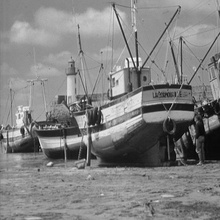
%> input picture 5_Kernel_convolution/boat.jpg, 220 x 220 px, shrunk from 512 x 512 before the run
$ octave usando_conv_2D.m   (GNU Octave 9; MATLAB toolbox functions it lacks are replaced by stand-ins)
%> lines starting %> are read from the running program, lines starting %| are printed output that depends on the picture
%> further down, A is the input picture: size 220x220 uint8; min 0, max 254, mean 129.7
### 5_Kernel_convolution/convolucion_2D.m
function matriz_convolucion = convolucion_2D(A,B)
%> called with B = [1 2 1; 0 0 0; -1 -2 -1]
  [m, n] = size(A);
%> m = 220; n = 220
  [p, q] = size(B);
  columnas = m+p-1;
%> columnas = 222
  filas = n+q-1;
%> filas = 222
  C = zeros(filas, columnas);

  for i=1:filas
    for j=1:columnas

      val_ini_s_1 = max(1, i-p+1);
      val_fin_s_1 = min(i, m);

      for r=val_ini_s_1:val_fin_s_1

        val_ini_s_2 = max(1, j-q+1);
        val_fin_s_2 = min(j, n);

        for s=val_ini_s_2:val_fin_s_2
          C(i,j) += A(r,s)*B(i-r+1, j-s+1);

        endfor


      endfor

    endfor
  endfor
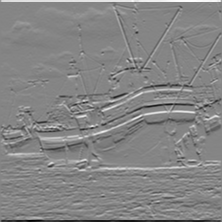
%> C: size 222x222 double; min -3.09, max 2.83, mean 1.15e-17; drawn with min black and max white
  matriz_convolucion = C;
endfunction

### 5_Kernel_convolution/usando_conv_2D.m
clc; clear;
pkg load image
%A = [1 0 1; 4 3 1; -1 0 2; 3 0 -1];
%B = [1 -1 2 3; -4 0 1 5; 3 2 -1 0];
A = imread('boat.jpg');
A = im2double(A);
B =[1 2 1; 0 0 0;-1 -2 -1];

tic
C = convolucion_2D(A,B);
t1=toc

tic
C2 = conv2(A,B);
t2 = toc


subplot(1,2,1)
C = im2uint8(C);
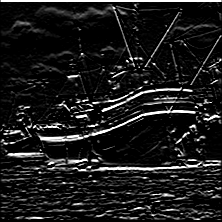
%> C: size 222x222 uint8; min 0, max 255, mean 27.5
imshow(C)
title("Convoluci髇 manual")

subplot(1,2,2)
C2 = im2uint8(C2);
imshow(C2)
title("Convoluci髇 Octave")
